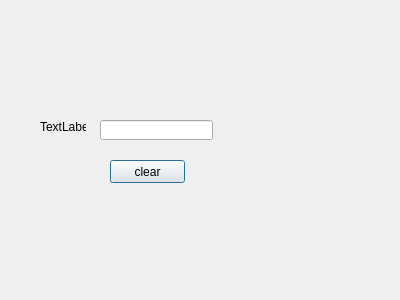
<?xml version="1.0" encoding="UTF-8"?>
<ui version="4.0">
 <class>Dialog</class>
 <widget class="QDialog" name="Dialog">
  <property name="geometry">
   <rect>
    <x>0</x>
    <y>0</y>
    <width>400</width>
    <height>300</height>
   </rect>
  </property>
  <property name="windowTitle">
   <string>Dialog</string>
  </property>
  <widget class="QLabel" name="Name">
   <property name="geometry">
    <rect>
     <x>40</x>
     <y>120</y>
     <width>46</width>
     <height>13</height>
    </rect>
   </property>
   <property name="text">
    <string>TextLabel</string>
   </property>
  </widget>
  <widget class="QLineEdit" name="clear">
   <property name="geometry">
    <rect>
     <x>100</x>
     <y>120</y>
     <width>113</width>
     <height>20</height>
    </rect>
   </property>
   <property name="text">
    <string/>
   </property>
  </widget>
  <widget class="QPushButton" name="pushButton">
   <property name="geometry">
    <rect>
     <x>110</x>
     <y>160</y>
     <width>75</width>
     <height>23</height>
    </rect>
   </property>
   <property name="text">
    <string>clear</string>
   </property>
  </widget>
 </widget>
 <resources/>
 <connections/>
</ui>
